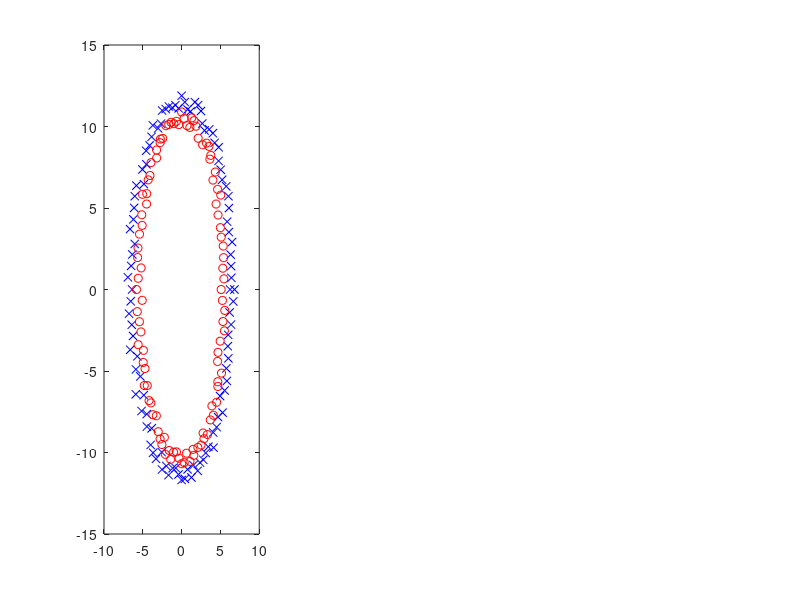

Write MATLAB code to recreate this figure. (Note: this script raises an error after producing the figure.)
%% 一个三层的神经网络

load('data.txt');
pos = 1:5:500;				%速度太慢！！只挑选一部分数据进行训练
pos = [pos 502:5:1002];
X = data(pos, 1:2);
y = data(pos, 3);

% 图形化原始数据
pos = y == 1;
neg = y == 0;
subplot(1,3,1);
plot(X(pos, 1), X(pos, 2), 'kx', 'MarkerEdgeColor', 'b');
hold on;
plot(X(neg, 1), X(neg, 2), 'ko', 'MarkerEdgeColor', 'r');
hold off;

% 归一化数据
X(:, 1) = ( X(:,1) - mean(X(:,1)) ) / (max(X(:,1)) - min(X(:,1)));
X(:, 2) = ( X(:,2) - mean(X(:,2)) ) / (max(X(:,2)) - min(X(:,2)));

% initial params
inputs = size(X, 2);
hiddenNums = 4;
outputs = 1;
lambda = 0;
alpha = 3;
MaxIters = 11000;

epsilon = 1;
init_theta1 = rand(hiddenNums, inputs+1)*epsilon*2 - epsilon;		% 随机初始化theta
init_theta2 = rand(outputs, hiddenNums+1)*epsilon*2 - epsilon;

% 训练
[cost grad1 grad2] = costFunction(X, y, init_theta1, init_theta2, ...
										lambda, outputs, hiddenNums);
fprintf('迭代次数：1, cost:%f', cost);
theta1 = init_theta1 - alpha*grad1;
theta2 = init_theta2 - alpha*grad2;
for i = 1:MaxIters
	[cost grad1 grad2] = costFunction(X, y, theta1, theta2, ...
										lambda, outputs, hiddenNums);
	fprintf('迭代次数：%d, cost:%f', i, cost);
	theta1 = theta1 - alpha*grad1;
	theta2 = theta2 - alpha*grad2;
end
save('theta.txt', 'theta1', 'theta2');

%load theta.txt

predictions = zeros(size(y));
for i = 1:size(X, 1)
	a1 = [1 X(i,:)];
	z2 = theta1 * a1';
	a2 = sigmoid(z2);
	a2 = [1; a2];
	z3 = theta2 * a2;
	if z3 >= 0
		predictions(i) = 1;
	else 
		predictions(i) = 0;
	end
end

Accuracy = sum(predictions == y)/size(X, 1)

% 显示结果
pos = predictions == 1;
neg = predictions == 0;
subplot(1,3,2);
plot(X(pos, 1), X(pos, 2), 'kx', 'MarkerEdgeColor', 'b');
hold on;
plot(X(neg, 1), X(neg, 2), 'ko', 'MarkerEdgeColor', 'r');
hold off;

pos = predictions ~= y;
subplot(1,3, 3);
plot(X(pos, 1), X(pos, 2), 'kx', 'MarkerEdgeColor', 'r');
